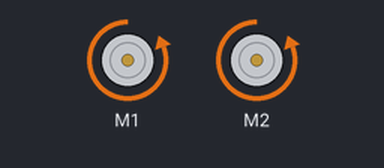
This sketch was run on a simulated Arduino Uno, built with avr-gcc and run on an emulated ATmega328P. On the bench: 2 × DC motor (green arrow = forward, orange = backward, longer = faster).

Above: at 0.1 s.
Timing chart, 0 to 1.6 s (numbered marks = the images above):
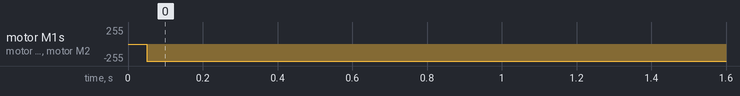

Measured:
- by itself, motor M1, motor M2: stopped → backward 255/255 at 0.05 s

The sketch:

Robot_Test.ino
```cpp
#include <DualVNH5019MotorShield.h>

DualVNH5019MotorShield md;

void setup() {
  // put your setup code here, to run once:
  md.init();
  delay(50);
}

void loop() {
  // put your main code here, to run repeatedly:
  while(true){
    md.setM1Speed(-400);
    md.setM2Speed(-400);
    Serial.println("Loop2");
  }
  Serial.println("Loop");
}
```
